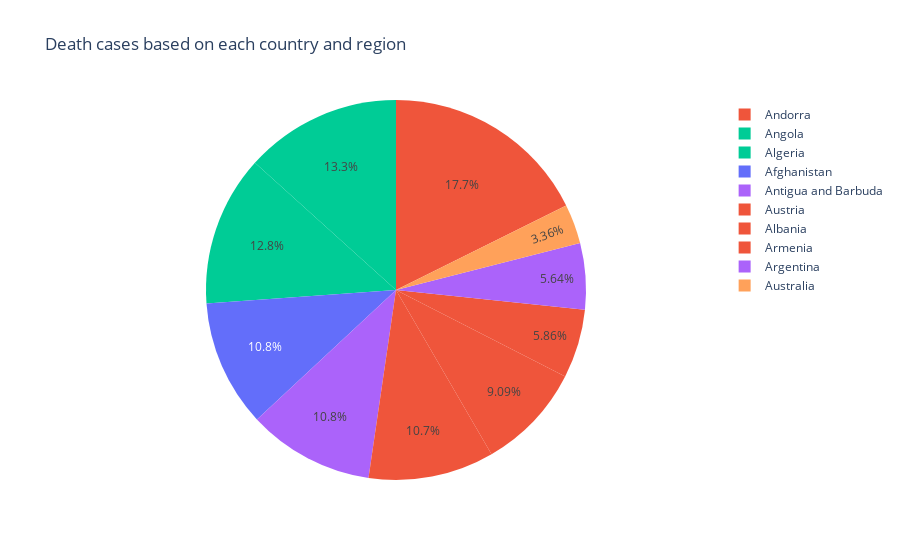

The cell this chart's notebook holds for it:
### Markdown cell above
From the above we can see that 10 countries with there death counts

### Code cell
# Finding the count of Deaths /100 Cases based on the country
fig = px.pie(df[:10], values='Deaths / 100 Cases', names='Country/Region', color='WHO Region',
             title='Death cases based on each country and region')
fig.show()

### Figure 1 — Plotly figure (JSON) as saved in the notebook; plotly's stock layout.template omitted (floating-point values rounded to 4 significant figures)
{"data": [{"customdata": [["Eastern Mediterranean"], ["Europe"], ["Africa"], ["Europe"], ["Africa"], ["Americas"], ["Americas"], ["Europe"], ["Western Pacific"], ["Europe"]], "domain": {"x": [0, 1], "y": [0, 1]}, "hovertemplate": "Country/Region=%{label}<br>Deaths / 100 Cases=%{value}<br>WHO Region=%{customdata[0]}<extra></extra>", "labels": ["Afghanistan", "Albania", "Algeria", "Andorra", "Angola", "Antigua and Barbuda", "Argentina", "Armenia", "Australia", "Austria"], "legendgroup": "", "marker": {"colors": ["#636efa", "#EF553B", "#00cc96", "#EF553B", "#00cc96", "#ab63fa", "#ab63fa", "#EF553B", "#FFA15A", "#EF553B"]}, "name": "", "showlegend": true, "type": "pie", "values": [350, 295, 416, 573, 432, 349, 183, 190, 109, 347]}], "layout": {"legend": {"tracegroupgap": 0}, "title": {"text": "Death cases based on each country and region"}}}
